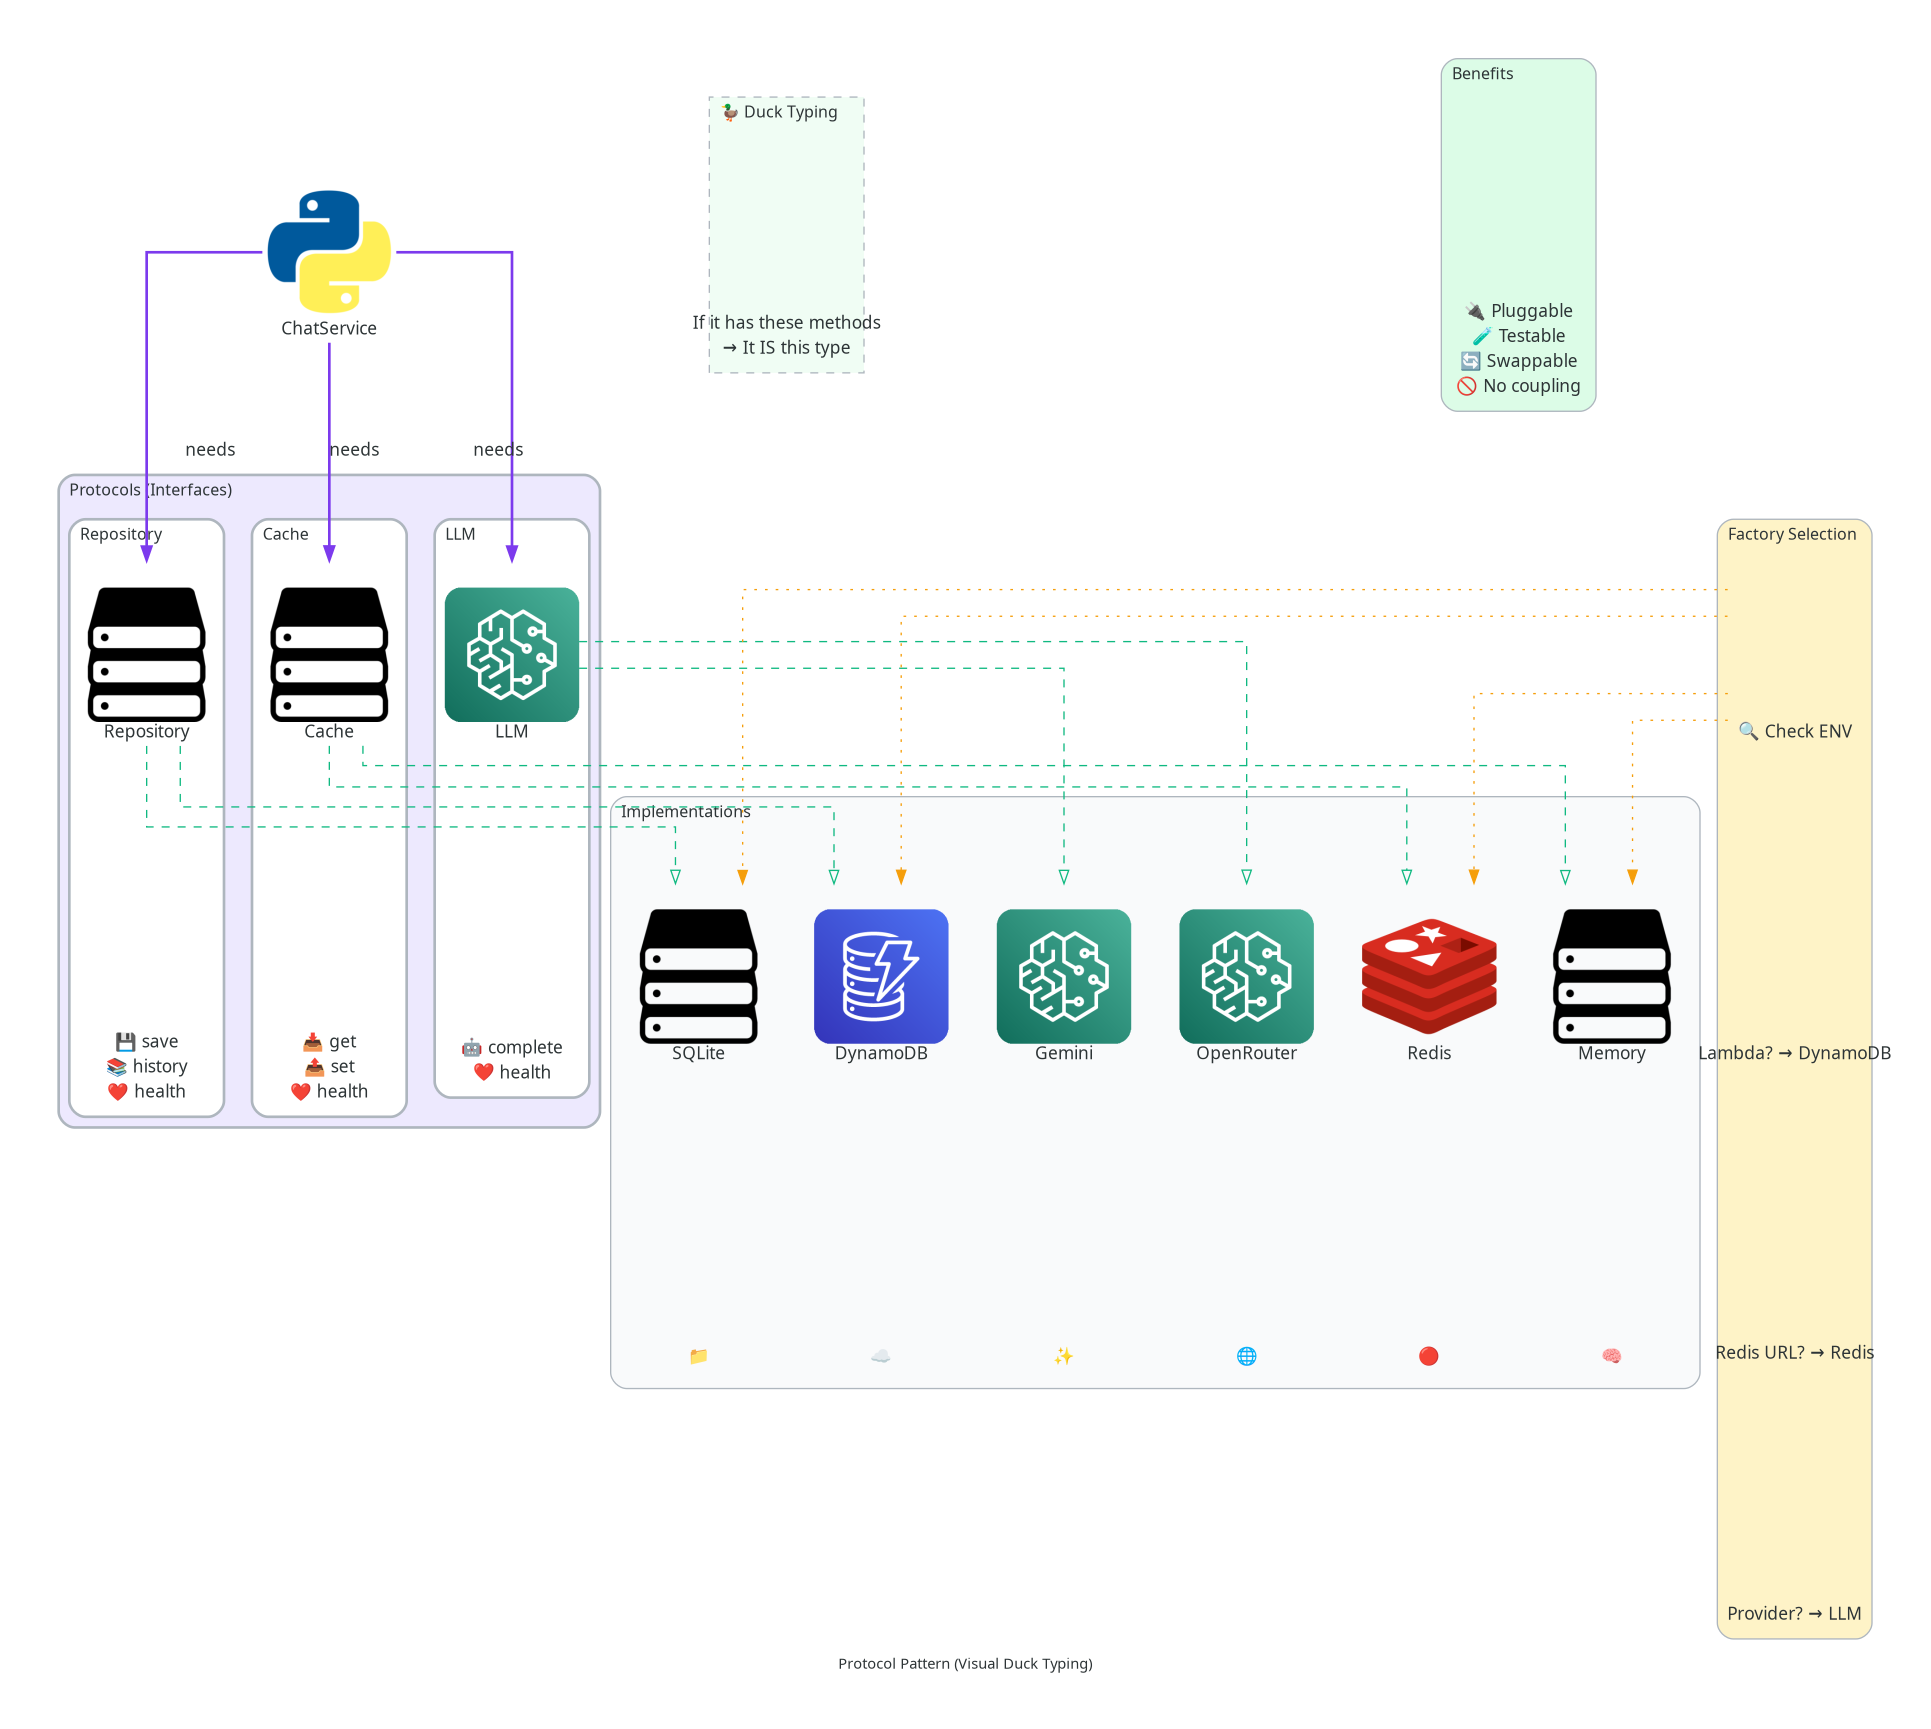

Reproduce this figure in Python.
#!/usr/bin/env python3
"""Protocol Patterns - Visual duck typing instead of code dumps."""

from diagram_helpers import COLORS
from diagrams import Cluster, Diagram, Edge
from diagrams.aws.database import Dynamodb
from diagrams.aws.ml import Sagemaker
from diagrams.generic.blank import Blank
from diagrams.generic.storage import Storage
from diagrams.onprem.inmemory import Redis
from diagrams.programming.language import Python

with Diagram(
    "Protocol Pattern (Visual Duck Typing)",
    filename="08_protocol_patterns_v2",
    show=False,
    direction="TB",
    graph_attr={
        "fontsize": "11",
        "bgcolor": "white",
        "pad": "0.5",
        "nodesep": "0.5",
        "ranksep": "0.8",
    },
):
    # Service at the top
    service = Python("ChatService")

    # Visual Protocol Contracts (no code, just method icons)
    with Cluster(
        "Protocols (Interfaces)",
        graph_attr={"bgcolor": "#EDE9FE", "style": "rounded", "penwidth": "2"},
    ):
        # Repository Protocol (visual methods)
        with Cluster("Repository", graph_attr={"bgcolor": "white", "style": "rounded"}):
            repo_protocol = Storage("Repository")
            repo_methods = Blank("💾 save\n📚 history\n❤️ health")
            repo_protocol >> Edge(style="invis") >> repo_methods

        # Cache Protocol (visual methods)
        with Cluster("Cache", graph_attr={"bgcolor": "white", "style": "rounded"}):
            cache_protocol = Storage("Cache")
            cache_methods = Blank("📥 get\n📤 set\n❤️ health")
            cache_protocol >> Edge(style="invis") >> cache_methods

        # LLM Protocol (visual methods)
        with Cluster("LLM", graph_attr={"bgcolor": "white", "style": "rounded"}):
            llm_protocol = Sagemaker("LLM")
            llm_methods = Blank("🤖 complete\n❤️ health")
            llm_protocol >> Edge(style="invis") >> llm_methods

    # Visual Duck Typing - "If it quacks like a duck..."
    with Cluster("🦆 Duck Typing", graph_attr={"bgcolor": "#F0FDF4", "style": "dashed"}):
        duck = Blank("If it has these methods\n→ It IS this type")

    # Concrete Implementations (visual, no code)
    with Cluster("Implementations", graph_attr={"bgcolor": "#F9FAFB", "style": "rounded"}):
        # Repository implementations
        with Cluster("Repositories", graph_attr={"style": "invis"}):
            sqlite = Storage("SQLite")
            sqlite_icon = Blank("📁")
            dynamo = Dynamodb("DynamoDB")
            dynamo_icon = Blank("☁️")

            sqlite >> Edge(style="invis") >> sqlite_icon
            dynamo >> Edge(style="invis") >> dynamo_icon

        # Cache implementations
        with Cluster("Caches", graph_attr={"style": "invis"}):
            redis_impl = Redis("Redis")
            redis_icon = Blank("🔴")
            memory = Storage("Memory")
            memory_icon = Blank("🧠")

            redis_impl >> Edge(style="invis") >> redis_icon
            memory >> Edge(style="invis") >> memory_icon

        # LLM implementations
        with Cluster("LLMs", graph_attr={"style": "invis"}):
            openrouter = Sagemaker("OpenRouter")
            openrouter_icon = Blank("🌐")
            gemini = Sagemaker("Gemini")
            gemini_icon = Blank("✨")

            openrouter >> Edge(style="invis") >> openrouter_icon
            gemini >> Edge(style="invis") >> gemini_icon

    # Visual Factory Pattern (selection logic)
    with Cluster("Factory Selection", graph_attr={"bgcolor": "#FEF3C7", "style": "rounded"}):
        env_check = Blank("🔍 Check ENV")

        # Visual conditions
        conditions = [
            Blank("Lambda? → DynamoDB"),
            Blank("Redis URL? → Redis"),
            Blank("Provider? → LLM"),
        ]

        env_check >> Edge(style="invis") >> conditions[0]
        for i in range(len(conditions) - 1):
            conditions[i] >> Edge(style="invis") >> conditions[i + 1]

    # Dependency arrows (visual duck typing)
    service >> Edge(color=COLORS["auth"], style="bold", label="needs") >> repo_protocol
    service >> Edge(color=COLORS["auth"], style="bold", label="needs") >> cache_protocol
    service >> Edge(color=COLORS["auth"], style="bold", label="needs") >> llm_protocol

    # Implementation arrows (they "implement" by having the methods)
    repo_protocol >> Edge(color=COLORS["success"], style="dashed", arrowhead="empty") >> sqlite
    repo_protocol >> Edge(color=COLORS["success"], style="dashed", arrowhead="empty") >> dynamo

    cache_protocol >> Edge(color=COLORS["success"], style="dashed", arrowhead="empty") >> redis_impl
    cache_protocol >> Edge(color=COLORS["success"], style="dashed", arrowhead="empty") >> memory

    llm_protocol >> Edge(color=COLORS["success"], style="dashed", arrowhead="empty") >> openrouter
    llm_protocol >> Edge(color=COLORS["success"], style="dashed", arrowhead="empty") >> gemini

    # Factory creates implementations
    env_check >> Edge(color=COLORS["warning"], style="dotted") >> sqlite
    env_check >> Edge(color=COLORS["warning"], style="dotted") >> dynamo
    env_check >> Edge(color=COLORS["warning"], style="dotted") >> redis_impl
    env_check >> Edge(color=COLORS["warning"], style="dotted") >> memory

    # Benefits (visual icons)
    with Cluster("Benefits", graph_attr={"bgcolor": "#DCFCE7", "style": "rounded"}):
        benefits = Blank("🔌 Pluggable\n" "🧪 Testable\n" "🔄 Swappable\n" "🚫 No coupling")
